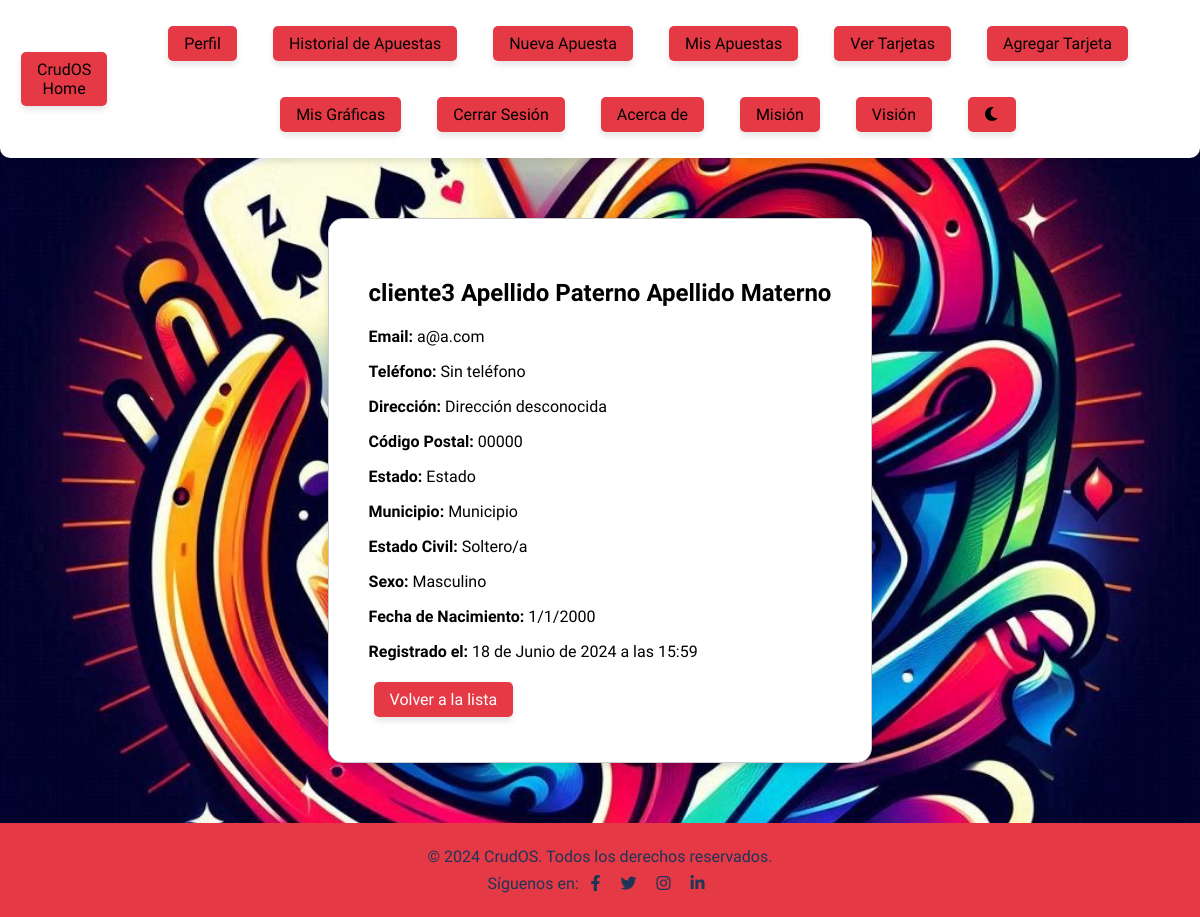
The page /clientes/cliente/1/ (signed in) on the database as committed earlier.
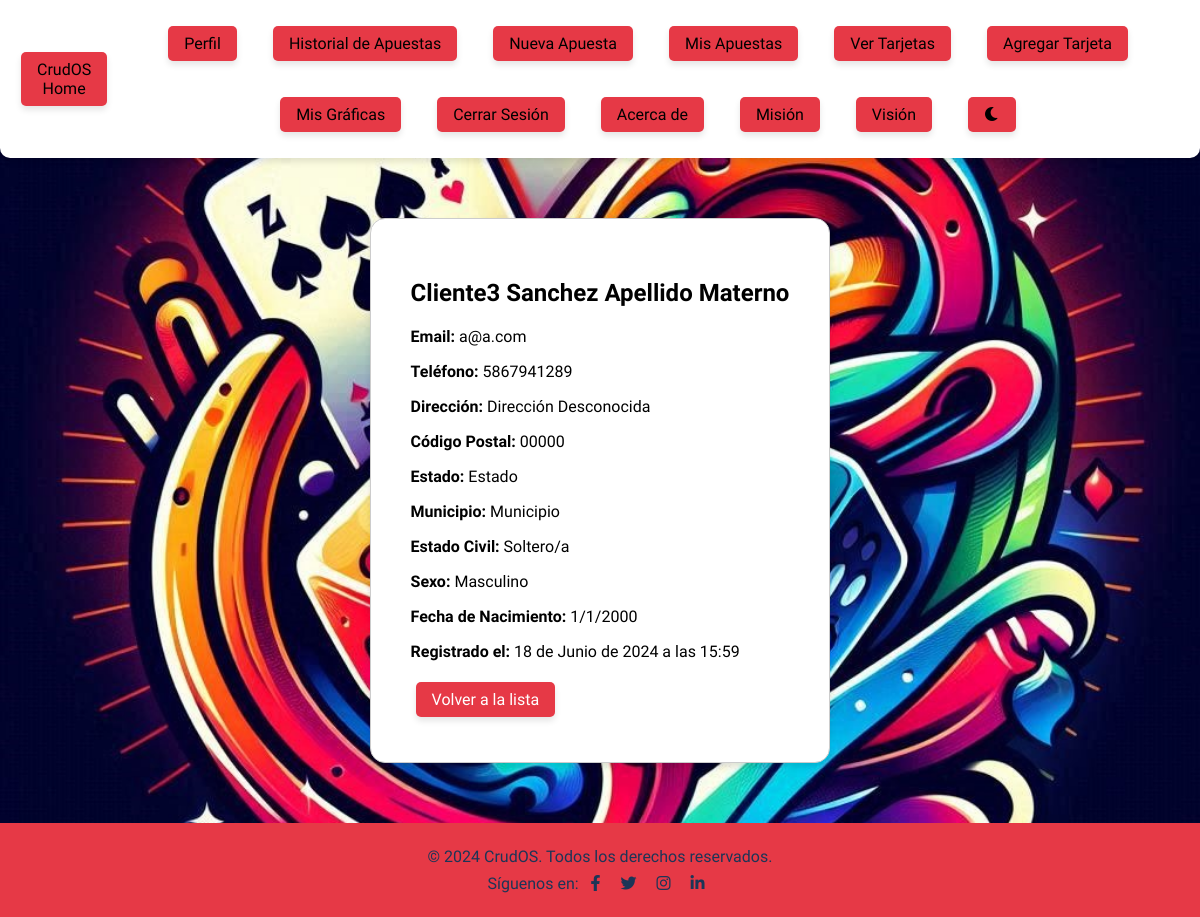
The same page on the database as committed later.
### clientes/models.py (models this page shows, shortened)
class Cliente(models.Model):
    SEXO_CHOICES = [
        ('M', 'Masculino'),
        ('F', 'Femenino'),
        ('O', 'Otro'),
    ]
    ESTADO_CIVIL_CHOICES = [
        ('S', 'Soltero/a'),
        ('C', 'Casado/a'),
        ('D', 'Divorciado/a'),
        ('V', 'Viudo/a'),
    ]
    user = models.OneToOneField(User, on_delete=models.CASCADE)  # Relación uno a uno con el modelo User
    nombre = models.CharField(max_length=100)  # Nombre del cliente
    apellido_paterno = models.CharField(max_length=100, default='Apellido Paterno')  # Apellido paterno del cliente
    apellido_materno = models.CharField(max_length=100, default='Apellido Materno')  # Apellido materno del cliente
    direccion = models.CharField(max_length=255, default='Dirección desconocida')  # Dirección del cliente
    codigo_postal = models.CharField(max_length=10, default='00000')  # Código postal del cliente
    estado = models.CharField(max_length=100, default='Estado')  # Estado donde reside el cliente
    municipio = models.CharField(max_length=100, default='Municipio')  # Municipio donde reside el cliente
    estado_civil = models.CharField(max_length=1, choices=ESTADO_CIVIL_CHOICES, default='S')  # Estado civil del cliente
    sexo = models.CharField(max_length=1, choices=SEXO_CHOICES, default='M')  # Sexo del cliente
    dia_nacimiento = models.IntegerField(default=1)  # Día de nacimiento del cliente
    mes_nacimiento = models.IntegerField(default=1)  # Mes de nacimiento del cliente
    anio_nacimiento = models.IntegerField(default=2000)  # Año de nacimiento del cliente
    email = models.EmailField(unique=True)  # Email del cliente
    telefono = models.CharField(max_length=15, default='Sin teléfono', validators=[RegexValidator(regex=r'^\+?1?\d{9,15}$')])  # Teléfono del cliente
    fecha_registro = models.DateTimeField(auto_now_add=True)  # Fecha de registro del cliente
    class Meta:
        indexes = [
            models.Index(fields=['email']),
            models.Index(fields=['telefono']),
        ]

### clientes/views.py (the view)
# urls.py: path('cliente/<int:id>/', views.cliente_detail, name='cliente_detail'),  # Detalle de un cliente
@login_required
def cliente_detail(request, id):
    cliente = get_object_or_404(Cliente, id=id)
    if request.user.is_staff or cliente.user == request.user:
        return render(request, 'clientes/cliente_detail.html', {'cliente': cliente})
    else:
        return redirect('clientes_list')

### clientes/templates/clientes/cliente_detail.html (shortened to what this page needs)
{% extends 'clientes/base.html' %}
{% block content %}
<div class="form-container">
    <h2>{{ cliente.nombre }} {{ cliente.apellido_paterno }} {{ cliente.apellido_materno }}</h2>
    <p><strong>Email:</strong> {{ cliente.email }}</p>
    <p><strong>Teléfono:</strong> {{ cliente.telefono }}</p>
    <p><strong>Dirección:</strong> {{ cliente.direccion }}</p>
    <p><strong>Código Postal:</strong> {{ cliente.codigo_postal }}</p>
    <p><strong>Estado:</strong> {{ cliente.estado }}</p>
    <p><strong>Municipio:</strong> {{ cliente.municipio }}</p>
    <p><strong>Estado Civil:</strong> {{ cliente.get_estado_civil_display }}</p>
    <p><strong>Sexo:</strong> {{ cliente.get_sexo_display }}</p>
    <p><strong>Fecha de Nacimiento:</strong> {{ cliente.dia_nacimiento }}/{{ cliente.mes_nacimiento }}/{{ cliente.anio_nacimiento }}</p>
    <p><strong>Registrado el:</strong> {{ cliente.fecha_registro }}</p>
    <button class="nav-button" onclick="location.href='{% url 'clientes_list' %}'">Volver a la lista</button>
</div>
{% endblock %}

Rows that differ between the two databases and show on the page:
changed Cliente "Apellido Materno": nombre "cliente3" → "Cliente3"; apellido_paterno "Apellido Paterno" → "Sanchez"; telefono "Sin teléfono" → "5867941289"; direccion "Dirección desconocida" → "Dirección Desconocida"
